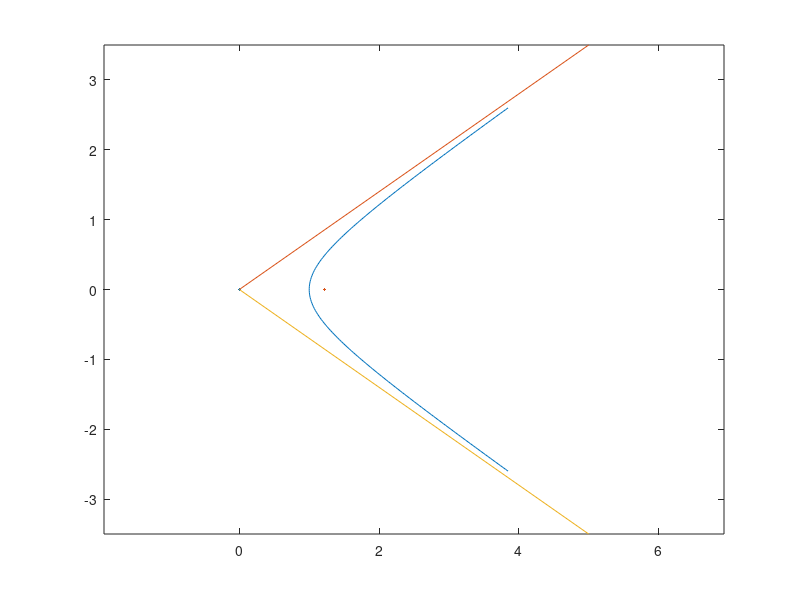

Here is the MATLAB script that generated this plot:
close all;
a = 1; b = 0.7;
y = linspace(-2.6,2.6,200);
x = a*sqrt(1 + y.^2/b^2);
plot(x,y);
hold on;
scatter(0,0,'.');
scatter(sqrt(a^2 + b^2),0,'.');
plot([0, a*5], [0, b*5]);
plot([0, a*5], [0, -b*5]);
axis equal;